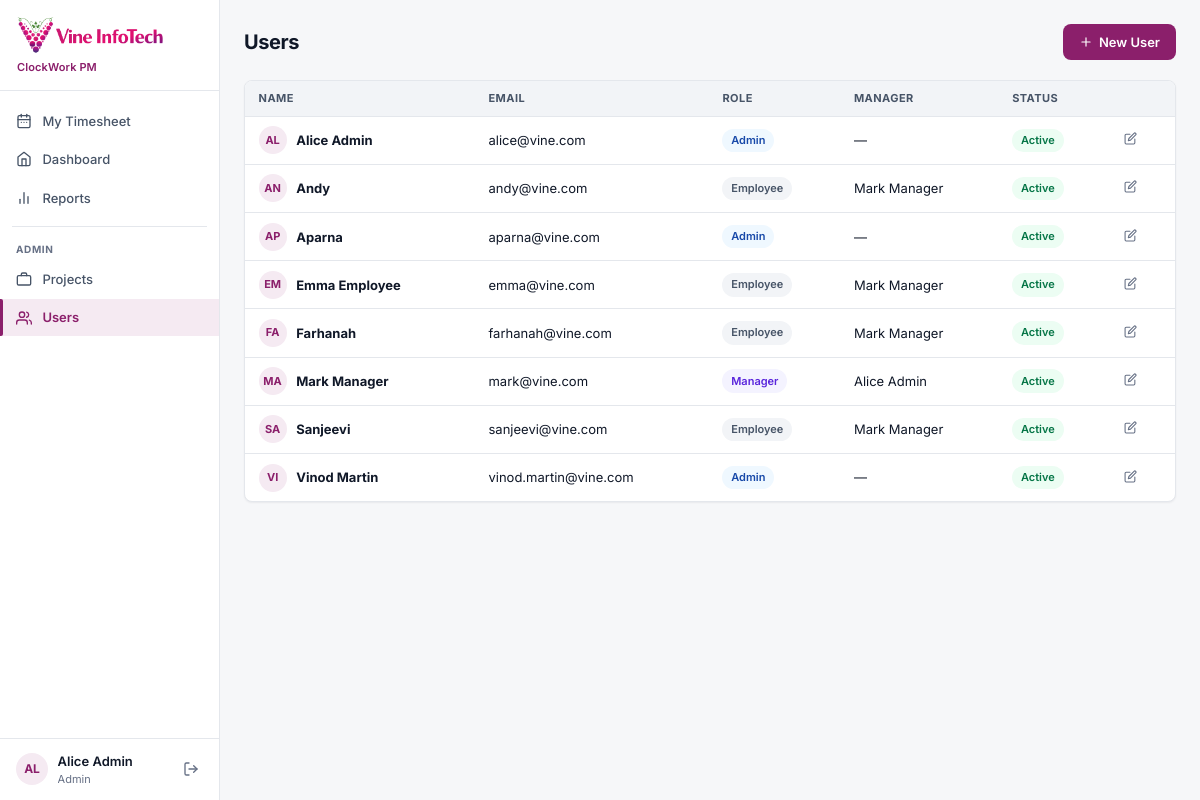
Page /admin/users (signed in) on the committed database.
### tables this page shows
CREATE TABLE users (
        id           INTEGER PRIMARY KEY AUTOINCREMENT,
        name         TEXT NOT NULL,
        email        TEXT NOT NULL UNIQUE,
        password_hash TEXT NOT NULL,
        role         TEXT NOT NULL DEFAULT 'Employee',   -- Employee | Manager | Admin
        manager_id   INTEGER REFERENCES users(id),
        is_active    INTEGER NOT NULL DEFAULT 1
    );

### app/routers/admin.py (the view)
@router.get("/users", response_class=HTMLResponse)
def users_page(request: Request):
    user = _require_admin(request)
    if not user:
        return RedirectResponse("/login", status_code=302)
    conn = get_db()
    users = conn.execute("""
        SELECT u.*, m.name AS manager_name
        FROM users u LEFT JOIN users m ON m.id = u.manager_id
        ORDER BY u.name
    """).fetchall()
    managers = conn.execute("SELECT id, name FROM users WHERE role IN ('Manager','Admin') AND is_active=1 ORDER BY name").fetchall()
    conn.close()
    return templates.TemplateResponse("admin_users.html", {
        "request": request,
        "current_user": user,
        "active": "admin-users",
        "users": [dict(u) for u in users],
        "managers": [dict(m) for m in managers],
    })

### app/templates/admin_users.html (shortened to what this page needs)
{% extends "base.html" %}
{% block content %}
<div class="page-header">
  <h1 class="page-title">Users</h1>
  <button class="btn btn-primary" onclick="openUserModal()">
    <svg width="14" height="14" viewBox="0 0 24 24" fill="none" stroke="currentColor" stroke-width="2" stroke-linecap="round" stroke-linejoin="round"><line x1="12" y1="5" x2="12" y2="19"/><line x1="5" y1="12" x2="19" y2="12"/></svg>
    New User
  </button>
</div>
<div class="table-wrap">
  <table>
    <thead>
      <tr>
        <th>Name</th>
        <th>Email</th>
        <th>Role</th>
        <th>Manager</th>
        <th>Status</th>
        <th></th>
      </tr>
    </thead>
    <tbody>
      {% for u in users %}
      <tr>
        <td>
          <div class="user-name-cell">
            <div class="avatar-sm">{{ u.name[:2] | upper }}</div>
            <strong>{{ u.name }}</strong>
          </div>
        </td>
        <td>{{ u.email }}</td>
        <td>
          {% if u.role == 'Admin' %}
            <span class="badge badge-billable">Admin</span>
          {% elif u.role == 'Manager' %}
            <span class="badge badge-internal">Manager</span>
          {% else %}
            <span class="badge badge-draft">Employee</span>
          {% endif %}
        </td>
        <td>{{ u.manager_name or '—' }}</td>
        <td>
          {% if u.is_active %}
          <span class="badge badge-submitted">Active</span>
          {% else %}
          <span class="badge badge-draft">Inactive</span>
          {% endif %}
        </td>
        <td>
          <button class="action-btn" onclick="openEditUser({{ u | tojson }})" title="Edit">
            <svg width="13" height="13" viewBox="0 0 24 24" fill="none" stroke="currentColor" stroke-width="2" stroke-linecap="round" stroke-linejoin="round"><path d="M11 4H4a2 2 0 0 0-2 2v14a2 2 0 0 0 2 2h14a2 2 0 0 0 2-2v-7"/><path d="M18.5 2.5a2.121 2.121 0 0 1 3 3L12 15l-4 1 1-4 9.5-9.5z"/></svg>
          </button>
        </td>
      </tr>
      {% endfor %}
    </tbody>
  </table>
</div>
{% endblock %}

### app/templates/_sidebar.html (shortened to what this page needs)
<aside class="sidebar" id="sidebar">
  <a href="/" class="sidebar-logo">
    <img src="/static/img/vine_infotech_logo.png" class="sidebar-logo-full" alt="Vine InfoTech">
    <span class="sidebar-wordmark-sub">ClockWork PM</span>
  </a>
  <nav class="sidebar-nav" aria-label="Main navigation">
    <a href="/timesheet" class="nav-link {% if active == 'timesheet' %}active{% endif %}">
      <span class="nav-label">My Timesheet</span>
    </a>
    <a href="/dashboard" class="nav-link {% if active == 'dashboard' %}active{% endif %}">
      <svg width="16" height="16" viewBox="0 0 24 24" fill="none" stroke="currentColor" stroke-width="2" stroke-linecap="round" stroke-linejoin="round" aria-hidden="true"><path d="M3 9l9-7 9 7v11a2 2 0 0 1-2 2H5a2 2 0 0 1-2-2z"/><polyline points="9 22 9 12 15 12 15 22"/></svg>
      <span class="nav-label">Dashboard</span>
    </a>
    <a href="/reports" class="nav-link {% if active == 'reports' %}active{% endif %}">
      <svg width="16" height="16" viewBox="0 0 24 24" fill="none" stroke="currentColor" stroke-width="2" stroke-linecap="round" stroke-linejoin="round" aria-hidden="true"><line x1="18" y1="20" x2="18" y2="10"/><line x1="12" y1="20" x2="12" y2="4"/><line x1="6" y1="20" x2="6" y2="14"/></svg>
      <span class="nav-label">Reports</span>
    </a>
    {% if current_user.role in ('Manager', 'Admin') %}
    <div class="sidebar-sep"></div>
    <div class="sidebar-section-label">Admin</div>
    <a href="/admin/projects" class="nav-link {% if active == 'admin-projects' %}active{% endif %}">
      <svg width="16" height="16" viewBox="0 0 24 24" fill="none" stroke="currentColor" stroke-width="2" stroke-linecap="round" stroke-linejoin="round" aria-hidden="true"><rect x="2" y="7" width="20" height="14" rx="2"/><path d="M16 7V5a2 2 0 0 0-2-2h-4a2 2 0 0 0-2 2v2"/></svg>
      <span class="nav-label">Projects</span>
    </a>
    <a href="/admin/users" class="nav-link {% if active == 'admin-users' %}active{% endif %}">
      <span class="nav-label">Users</span>
    </a>
    {% endif %}
  </nav>
  <div class="sidebar-user">
    <div class="sidebar-user-avatar">{{ current_user.name[:2] | upper }}</div>
    <div class="sidebar-user-info">
      <span class="sidebar-user-name">{{ current_user.name }}</span>
      <span class="sidebar-user-title">{{ current_user.role }}</span>
    </div>
    <a href="/logout" class="sidebar-logout" title="Sign out">
      <svg width="16" height="16" viewBox="0 0 24 24" fill="none" stroke="currentColor" stroke-width="2" stroke-linecap="round" stroke-linejoin="round" aria-hidden="true"><path d="M9 21H5a2 2 0 0 1-2-2V5a2 2 0 0 1 2-2h4"/><polyline points="16 17 21 12 16 7"/><line x1="21" y1="12" x2="9" y2="12"/></svg>
    </a>
  </div>
</aside>

### app/templates/admin_users.html (style rules this page uses)
.avatar-sm { width:28px; height:28px; border-radius:50%; background:#F5EAF2; color:var(--primary); font-weight:700; font-size:11px; display:inline-flex; align-items:center; justify-content:center; text-transform:uppercase; flex-shrink:0; }
.user-name-cell { display:flex; align-items:center; gap:.6rem; }

### rows in the picture
users: name "AL", name "Alice Admin", role "Admin", email "alice@vine.com", manager_name "—", is_active "Active"
users: name "AN", name "Andy", email "andy@vine.com", role "Employee", name "Mark Manager", is_active "Active"
users: name "AP", name "Aparna", email "aparna@vine.com", role "Admin", manager_name "—", is_active "Active"
users: name "EM", name "Emma Employee", email "emma@vine.com", role "Employee", name "Mark Manager", is_active "Active"
users: name "FA", name "Farhanah", email "farhanah@vine.com", role "Employee", name "Mark Manager", is_active "Active"
users: name "MA", name "Mark Manager", email "mark@vine.com", role "Manager", name "Alice Admin", is_active "Active"
users: name "SA", name "Sanjeevi", email "sanjeevi@vine.com", role "Employee", name "Mark Manager", is_active "Active"
users: name "VI", name "Vinod Martin", email "vinod.martin@vine.com", role "Admin", manager_name "—", is_active "Active"
